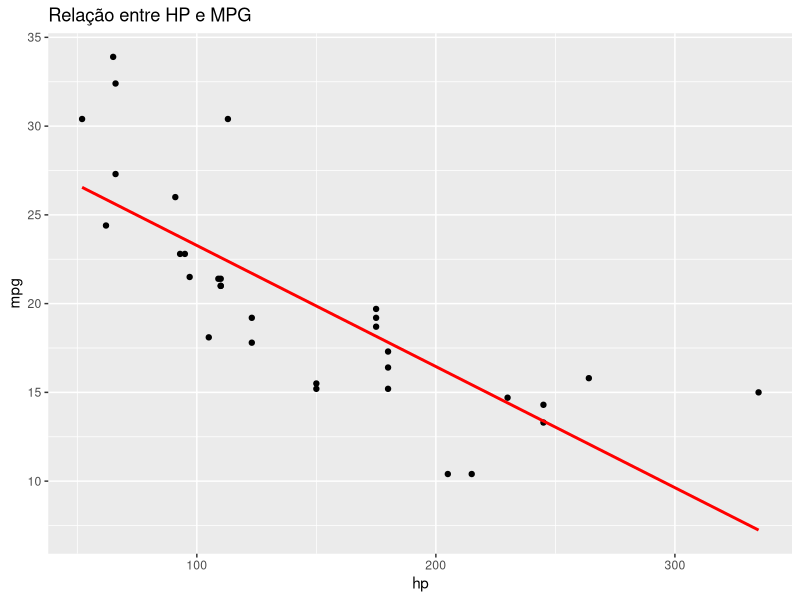
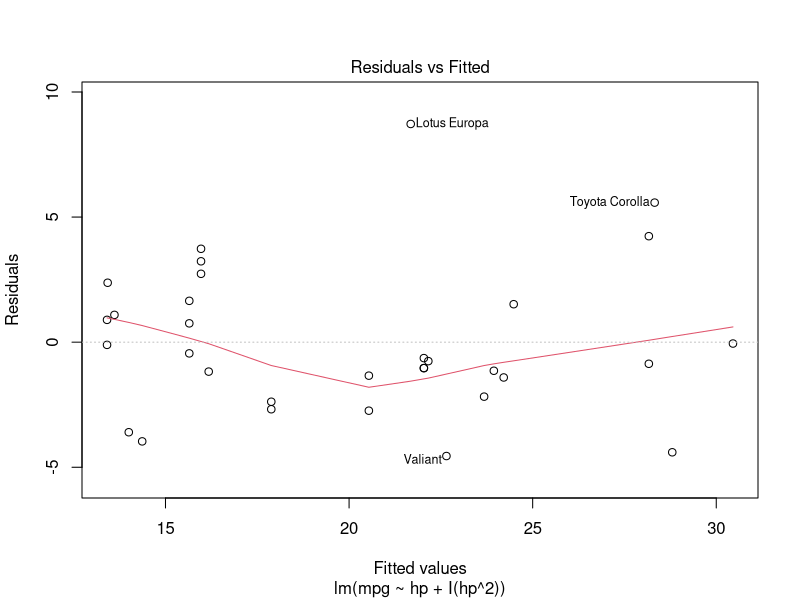
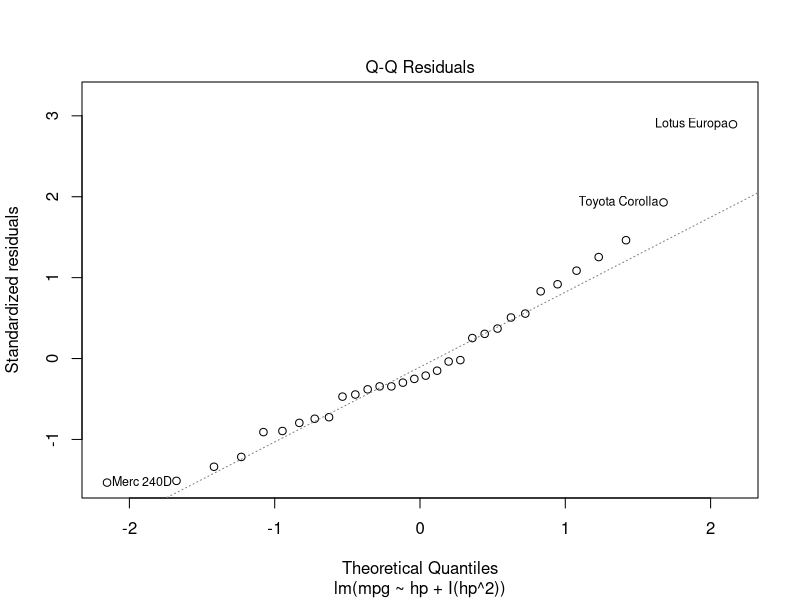
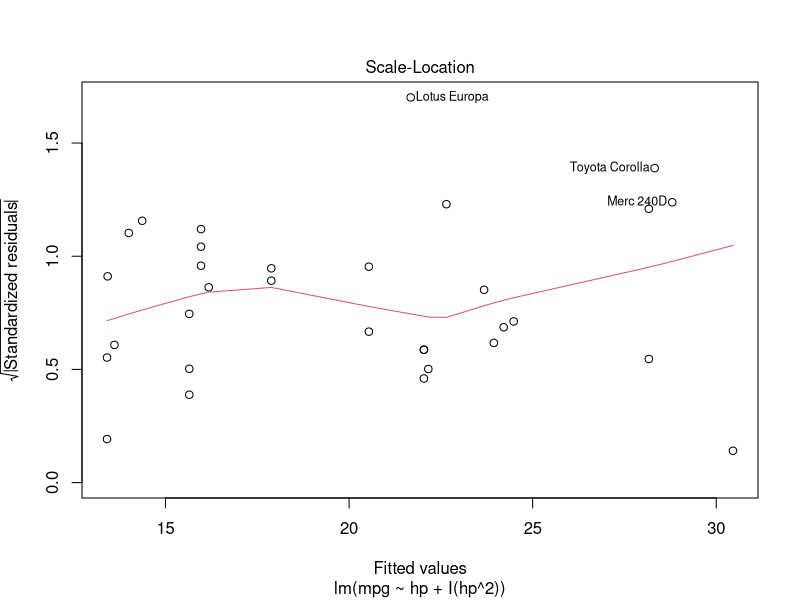
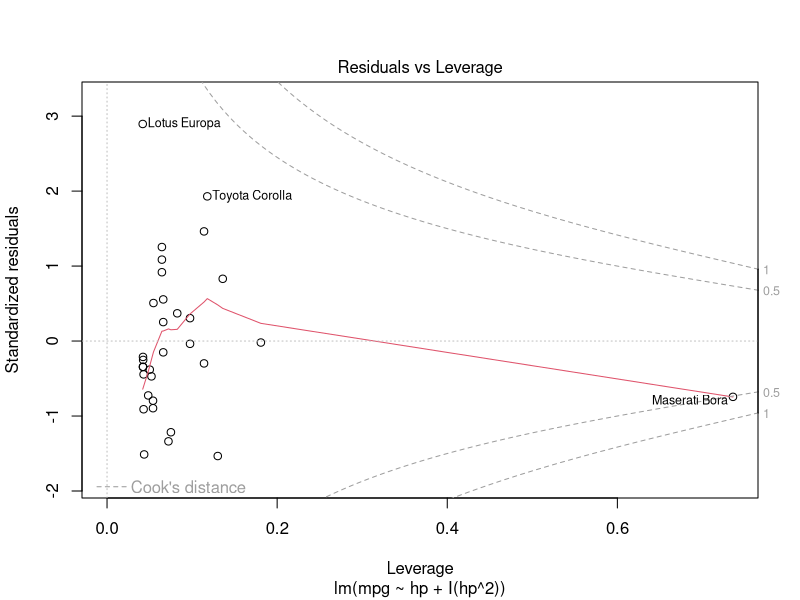
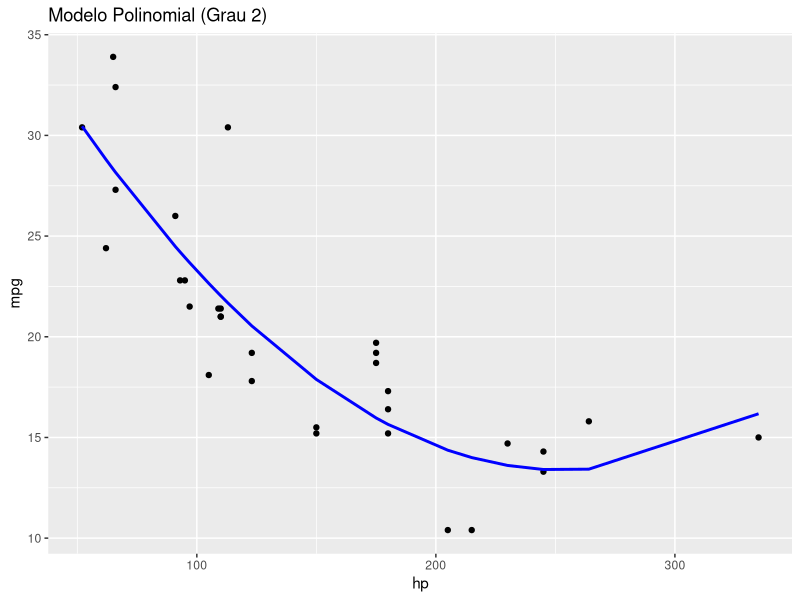
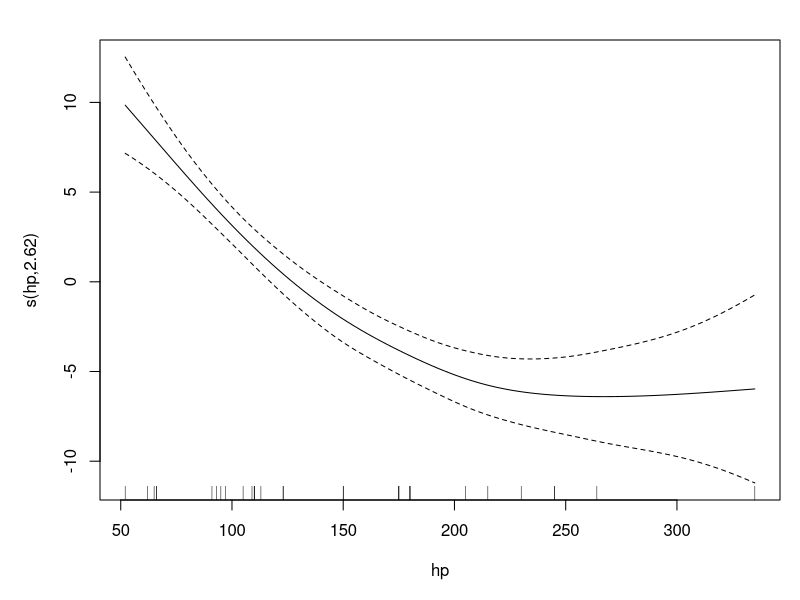

Generate these figures, in order, with R:
# Módulo: Análise de Dados com R
# Aula: Regressão Não Linear (Polinomial)

library(tidyverse)
data(mtcars)

# Visualização da relação
ggplot(mtcars, aes(x = hp, y = mpg)) +
  geom_point() +
  geom_smooth(method = "lm", formula = y ~ x, se = FALSE, color = "red") +
  labs(title = "Relação entre HP e MPG")

# Construindo um modelo polinomial de grau 2
# A função `I()` é crucial para o R interpretar hp^2
modelo_polinomial <- lm(mpg ~ hp + I(hp^2), data = mtcars)

# Resumo do modelo
summary(modelo_polinomial)

# Avaliação do modelo
# 1. Olhar para os coeficientes: O p-valor para I(hp^2) é significativo?
# 2. Olhar para o R-quadrado ajustado: Ele melhorou em relação ao modelo linear simples?
# 3. Análise visual: Qual gráfico de diagnóstico do `plot()` melhorou?

plot(modelo_polinomial) # Avaliamos os 4 gráficos de novo!


# Visualizando o ajuste do modelo
ggplot(mtcars, aes(x = hp, y = mpg)) +
  geom_point() +
  geom_line(aes(y = predict(modelo_polinomial)), color = "blue", size = 1) +
  labs(title = "Modelo Polinomial (Grau 2)")





# Módulo: Análise de Dados com R
# Aula: Modelos Aditivos Generalizados (GAMs)

# install.packages("mgcv")
library(mgcv)
library(tidyverse)
data(mtcars)

# Construindo um modelo GAM
# A função `s()` indica que queremos ajustar um spline suave para `hp`
modelo_gam <- gam(mpg ~ s(hp), data = mtcars)

# Resumo do modelo
summary(modelo_gam)

# Visualizando o ajuste do GAM
plot(modelo_gam, pages = 1) # Gera gráficos de diagnóstico e o ajuste da curva
